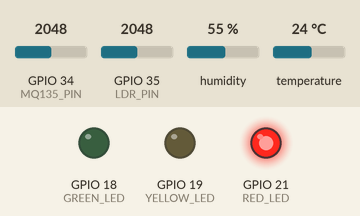
This sketch was run on a simulated ESP32. Shown: output pins drawn as LEDs (lit = HIGH). The test bench sets the inputs (shaded band); at power-on: GPIO 34 (MQ135_PIN) = 2048, humidity 55 %, GPIO 35 (LDR_PIN) = 2048, temperature 24 °C. WiFi joins after 1.5 s; servers stay silent unless stated; no MQTT or app messages arrive unless stated; what the sketch prints to the serial monitor is not drawn.

Above: at 2.7 s.
2.8 s: GPIO 34 (MQ135_PIN) set to 1877
At 5.2 s:
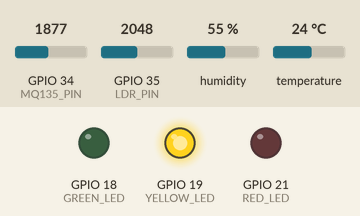
8.5 s: humidity set to 51 %
At 11.2 s:
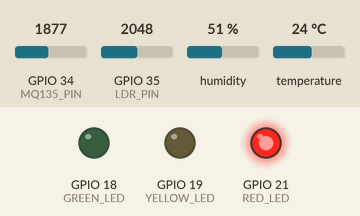
11.5 s: humidity set to 68 %
At 14.4 s:
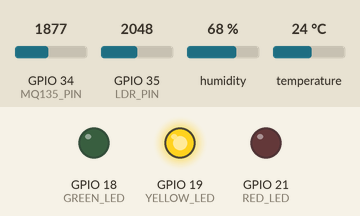
15.5 s: GPIO 34 (MQ135_PIN) set to 1353
17.2 s: GPIO 34 (MQ135_PIN) set to 1226
At 18.7 s:
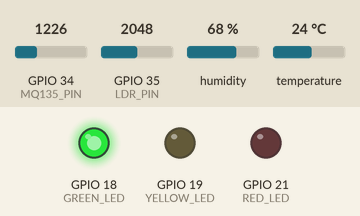
Timing chart, 0 to 20.2 s (numbered marks = the images above; inputs shaded):
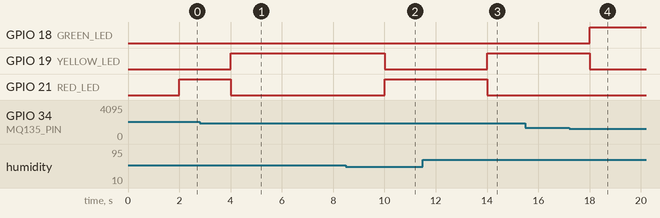

Measured:
- the behaviour switches between 1951 and 1950 on GPIO 34 (MQ135_PIN) (found by bisection; images 0 and 1)
- the behaviour switches between 53 and 52 % on humidity (found by bisection; images 1 and 2)
- the behaviour switches between 1301 and 1300 on GPIO 34 (MQ135_PIN) (found by bisection; images 3 and 4)
- after the input at 2.8 s, GPIO 19 (YELLOW_LED): LOW → HIGH after 1.2 s; GPIO 21 (RED_LED): HIGH → LOW after 1.2 s
- after the input at 8.5 s, GPIO 19 (YELLOW_LED): HIGH → LOW after 1.5 s; GPIO 21 (RED_LED): LOW → HIGH after 1.5 s
- after the input at 11.5 s, GPIO 19 (YELLOW_LED): LOW → HIGH after 2.5 s; GPIO 21 (RED_LED): HIGH → LOW after 2.5 s
- after the input at 15.5 s, every drawn part: stays the same
- after the input at 17.2 s, GPIO 18 (GREEN_LED): LOW → HIGH after 0.82 s; GPIO 19 (YELLOW_LED): HIGH → LOW after 0.82 s

The sketch:

SSES_ESP32.ino
```cpp
/*
  Smart Study Environment Sensing System (SSES)
  ESP32 Firmware — MQTT & Cloud Edition

  Publishes sensor readings to Cloud MQTT Broker (HiveMQ Cloud / Mosquitto)
  over SSL/TLS on topic: sses/sensors/telemetry
  Subscribes to actuator topic: sses/actuators/leds

*/

#include "DHT.h"
#include <WiFi.h>
#include <WiFiClientSecure.h>
#include <PubSubClient.h>
#include <ArduinoJson.h>

// ─── WiFi Config ─────────────────────────────────────────
const char* WIFI_SSID = "Excitel_2.4G No Internet";      // ← Replace with your WiFi name
const char* WIFI_PASS = "danzocmtrs";  // ← Replace with your WiFi password

// ─── MQTT Broker Config ──────────────────────────────────
// HiveMQ Cloud details (or local/public MQTT broker)
const char* MQTT_BROKER = "71fb498cb7b743f3941268421fa55d17.s1.eu.hivemq.cloud";
const int   MQTT_PORT   = 8883;
const char* MQTT_USER   = "sudhanva16";
const char* MQTT_PASS   = "Sudhu*123";
const char* CLIENT_ID     = "ESP32_SSES_Node";

const char* TOPIC_TELEMETRY = "sses/sensors/telemetry";
const char* TOPIC_ACTUATOR  = "sses/actuators/leds";

// ─── Pin Definitions ──────────────────────────────────────
#define DHTPIN    4
#define DHTTYPE   DHT22
#define LDR_PIN   35
#define MQ135_PIN 34
#define GREEN_LED 18
#define YELLOW_LED 19
#define RED_LED   21

DHT dht(DHTPIN, DHTTYPE);

WiFiClientSecure espClient;
PubSubClient mqttClient(espClient);

unsigned long lastMsgTime = 0;

// These preferred bands match the backend defaults. The backend also sends
// saved ranges over the existing actuator MQTT topic after each connection.
float temperatureMin = 24.0f, temperatureMax = 30.0f;
float humidityMin = 60.0f, humidityMax = 75.0f;
int lightMin = 2000, lightMax = 2500;
int airQualityMin = 0, airQualityMax = 1300;

// ─── Helper: Connect Wi-Fi ─────────────────────────────────
bool connectWiFi(uint32_t timeoutMs = 15000) {
  WiFi.mode(WIFI_STA);
  WiFi.begin(WIFI_SSID, WIFI_PASS);
  uint32_t start = millis();
  while (WiFi.status() != WL_CONNECTED && millis() - start < timeoutMs) {
    delay(250);
    Serial.print('.');
  }
  Serial.println();
  return WiFi.status() == WL_CONNECTED;
}

// ─── MQTT Callback (Receive messages from Cloud) ───────────
void mqttCallback(char* topic, byte* payload, unsigned int length) {
  String message;
  for (unsigned int i = 0; i < length; i++) {
    message += (char)payload[i];
  }
  Serial.printf("📩 [MQTT Recv] Topic: %s | Payload: %s\n", topic, message.c_str());

  StaticJsonDocument<512> doc;
  DeserializationError err = deserializeJson(doc, message);
  if (err) {
    Serial.printf("❌ Actuator message JSON failed: %s\n", err.c_str());
    return;
  }
  if (doc.containsKey("ledOverride")) {
    const char* color = doc["ledOverride"];
    digitalWrite(GREEN_LED,  String(color) == "green"  ? HIGH : LOW);
    digitalWrite(YELLOW_LED, String(color) == "yellow" ? HIGH : LOW);
    digitalWrite(RED_LED,    String(color) == "red"    ? HIGH : LOW);
  }
  if (doc.containsKey("sensorRanges")) {
    JsonObject ranges = doc["sensorRanges"];
    JsonObject t = ranges["temperature"];
    JsonObject h = ranges["humidity"];
    JsonObject l = ranges["light"];
    JsonObject a = ranges["airQuality"];
    if (!t.isNull() && !h.isNull() && !l.isNull() && !a.isNull()) {
      float tMin = t["min"] | temperatureMin, tMax = t["max"] | temperatureMax;
      float hMin = h["min"] | humidityMin, hMax = h["max"] | humidityMax;
      int lMin = l["min"] | lightMin, lMax = l["max"] | lightMax;
      int aMin = a["min"] | airQualityMin, aMax = a["max"] | airQualityMax;
      if (tMin >= -40 && tMax <= 80 && tMin <= tMax &&
          hMin >= 0 && hMax <= 100 && hMin <= hMax &&
          lMin >= 0 && lMax <= 4095 && lMin <= lMax &&
          aMin >= 0 && aMax <= 4095 && aMin <= aMax) {
        temperatureMin = tMin; temperatureMax = tMax;
        humidityMin = hMin; humidityMax = hMax;
        lightMin = lMin; lightMax = lMax;
        airQualityMin = aMin; airQualityMax = aMax;
        Serial.printf("✅ Sensor ranges updated: T %.1f–%.1f, RH %.1f–%.1f, LDR %d–%d, MQ135 %d–%d. LEDs will use these ranges.\n",
                      temperatureMin, temperatureMax, humidityMin, humidityMax,
                      lightMin, lightMax, airQualityMin, airQualityMax);
      }
    }
  }
}

// ─── Reconnect to MQTT Broker ──────────────────────────────
void reconnectMQTT() {
  while (!mqttClient.connected()) {
    Serial.printf("🔌 Connecting to MQTT Broker (%s:%d)... ", MQTT_BROKER, MQTT_PORT);
    bool connected = false;
    if (strlen(MQTT_USER) > 0) {
      connected = mqttClient.connect(CLIENT_ID, MQTT_USER, MQTT_PASS);
    } else {
      connected = mqttClient.connect(CLIENT_ID);
    }

    if (connected) {
      Serial.println("✅ Connected to MQTT Broker!");
      mqttClient.subscribe(TOPIC_ACTUATOR);
      Serial.printf("📡 Subscribed to topic: %s\n", TOPIC_ACTUATOR);
    } else {
      Serial.printf("❌ MQTT Connect failed, rc=%d. Retrying in 5s...\n", mqttClient.state());
      delay(5000);
    }
  }
}

// ─── Setup ────────────────────────────────────────────────
void setup() {
  Serial.begin(115200);

  dht.begin();

  pinMode(GREEN_LED, OUTPUT);
  pinMode(YELLOW_LED, OUTPUT);
  pinMode(RED_LED, OUTPUT);

  if (!connectWiFi()) {
    Serial.println("⚠️ WiFi connection pending – will retry in main loop");
  }

  // Allow SSL connection to HiveMQ Cloud on port 8883
  espClient.setInsecure();

  mqttClient.setServer(MQTT_BROKER, MQTT_PORT);
  mqttClient.setCallback(mqttCallback);

}

// ─── Main Loop ────────────────────────────────────────────
void loop() {
  if (WiFi.status() != WL_CONNECTED) {
    Serial.println("📶 Wi-Fi lost, reconnecting...");
    if (!connectWiFi()) {
      delay(5000);
      return;
    }
  }

  if (!mqttClient.connected()) {
    reconnectMQTT();
  }
  mqttClient.loop();

  unsigned long now = millis();
  if (now - lastMsgTime > 2000) { // Every 2 seconds
    lastMsgTime = now;

    // ── Read sensors ──────────────────────────────────────
    float temp = dht.readTemperature();
    float hum  = dht.readHumidity();
    int lightValue = analogRead(LDR_PIN);
    int airValue   = analogRead(MQ135_PIN);

    if (isnan(temp) || isnan(hum)) {
      Serial.println("❌ DHT read failed — skipping cycle");
      return;
    }

    // ── Rule-based environment status (same ranges as dashboard/backend) ──
    const char* status;
    bool withinPreferred = temp >= temperatureMin && temp <= temperatureMax &&
                           hum >= humidityMin && hum <= humidityMax &&
                           lightValue >= lightMin && lightValue <= lightMax &&
                           airValue >= airQualityMin && airValue <= airQualityMax;
    bool withinSoftBand = temp >= temperatureMin - (temperatureMax - temperatureMin) * 0.5f &&
                          temp <= temperatureMax + (temperatureMax - temperatureMin) * 0.5f &&
                          hum >= humidityMin - (humidityMax - humidityMin) * 0.5f &&
                          hum <= humidityMax + (humidityMax - humidityMin) * 0.5f &&
                          lightValue >= lightMin - (lightMax - lightMin) * 0.5f &&
                          lightValue <= lightMax + (lightMax - lightMin) * 0.5f &&
                          airValue >= airQualityMin - (airQualityMax - airQualityMin) * 0.5f &&
                          airValue <= airQualityMax + (airQualityMax - airQualityMin) * 0.5f;
    if (withinPreferred) {
      digitalWrite(GREEN_LED,  HIGH);
      digitalWrite(YELLOW_LED, LOW);
      digitalWrite(RED_LED,    LOW);
      status = "Ideal";
    } else if (withinSoftBand) {
      digitalWrite(GREEN_LED,  LOW);
      digitalWrite(YELLOW_LED, HIGH);
      digitalWrite(RED_LED,    LOW);
      status = "Moderate";
    } else {
      digitalWrite(GREEN_LED,  LOW);
      digitalWrite(YELLOW_LED, LOW);
      digitalWrite(RED_LED,    HIGH);
      status = "Poor";
    }

    StaticJsonDocument<256> doc;
    doc["temperature"]     = temp;
    doc["humidity"]        = hum;
    doc["light"]           = lightValue;
    doc["airQuality"]      = airValue;
    doc["status"]          = status;
    doc["deviceId"]        = CLIENT_ID;
    doc["timestamp"]       = millis();

    char payload[256];
    serializeJson(doc, payload);

    bool pubStatus = mqttClient.publish(TOPIC_TELEMETRY, payload);
    if (pubStatus) {
      Serial.printf("   [MQTT] 📡 Published to %s: %s\n", TOPIC_TELEMETRY, payload);
    } else {
      Serial.println("   [MQTT] ❌ Publish failed");
    }
  }
}
```
